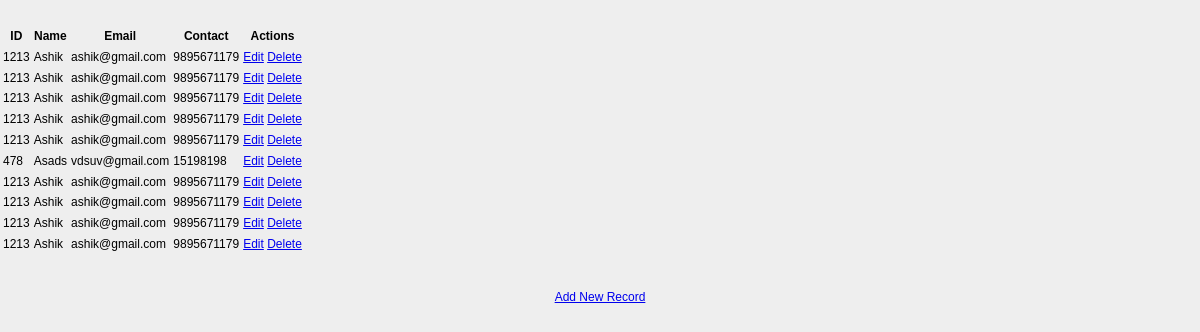
The page / on the database its author committed.
### customer/models.py (models this page shows)
class Customer(models.Model):
    cid = models.CharField(max_length=20)
    name = models.CharField(max_length=100)
    email = models.EmailField()
    contact = models.CharField(max_length=15)
    class Meta:
        db_table = "customer"

### customer/views.py (the view)
# urls.py: path('',show, name="show"),
def show(request):
    customers = Customer.objects.all()
    return render(request,"show.html",{'customers':customers})

### customer/templates/show.html (shortened to what this page needs)
<!DOCTYPE html>
<html lang="en">
<head>
    {% load static %}
    <link rel="stylesheet" href="{% static 'css/style.css' %}"/>
</head>
<body>
    <table class="table table-striped table-bordered table-sm">
        <thead class="thead-dark">
            <tr>
                <th>ID</th>
                <th>Name</th>
                <th>Email</th>
                <th>Contact</th>
                <th>Actions</th>
            </tr>
        </thead>
        <tbody>
            {% for customer in customers %}
            <tr>
                <td>{{ customer.cid }}</td>
                <td>{{ customer.name }}</td>
                <td>{{ customer.email }}</td>
                <td>{{ customer.contact }}</td>
                <td>
                    <a href="/edit/{{ customer.cid }}"><span class="glyphicon glyphicon-pencil" >Edit</span></a>
                    <a href="/delete/{{ customer.cid }}">Delete</a>
                </td>
            </tr>
            {% endfor %}
        </tbody>
    </table>
    <br>
    <br>
    <center><a href="{% url 'cust' %}" class="btn btn-primary">Add New Record</a></center>
</body>
</html>

### customer/static/css/style.css (style rules this page uses)
body { font:12px/1.4 Verdana,Arial; background:#eee; height:100%; margin:25px 0; padding:0 }

### rows shown on the page
Customer: cid "1213", name "Ashik", email "ashik@gmail.com", contact "9895671179"
Customer: cid "1213", name "Ashik", email "ashik@gmail.com", contact "9895671179"
Customer: cid "1213", name "Ashik", email "ashik@gmail.com", contact "9895671179"
Customer: cid "1213", name "Ashik", email "ashik@gmail.com", contact "9895671179"
Customer: cid "1213", name "Ashik", email "ashik@gmail.com", contact "9895671179"
Customer: cid "478", name "Asads", email "vdsuv@gmail.com", contact "15198198"
Customer: cid "1213", name "Ashik", email "ashik@gmail.com", contact "9895671179"
Customer: cid "1213", name "Ashik", email "ashik@gmail.com", contact "9895671179"
Customer: cid "1213", name "Ashik", email "ashik@gmail.com", contact "9895671179"
Customer: cid "1213", name "Ashik", email "ashik@gmail.com", contact "9895671179"
